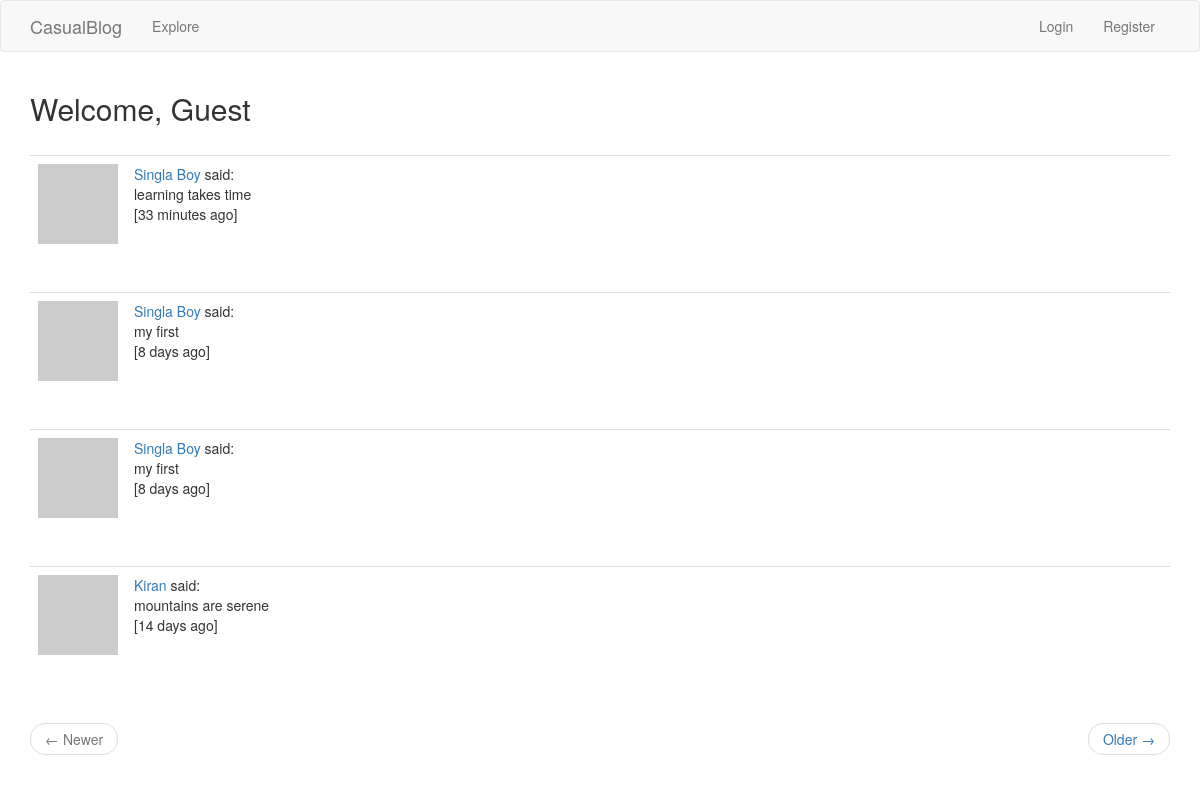
/index, run on the app's committed database.
### app/models.py (models this page shows, shortened)
class PaginatedAPIMixin(object):
	@staticmethod
	def to_collection_dict(query, page, per_page, endpoint, **kwargs):
		resources = query.paginate(page, per_page, False)
		data = {
			'items': [item.to_dict() for item in resources.items],
			'_meta': {
				'page': page,
				'per_page': per_page,
				'total_pages': resources.pages,
				'total_items': resources.total
				},
			'_links': {
				'self':url_for(endpoint, page=page, per_page=per_page, **kwargs),
				'next':url_for(endpoint, page=page+1, per_page=per_page,\
						**kwargs) if resources.has_next else None,
				'prev':url_for(endpoint, page=page-1, per_page=per_page,\
						**kwargs) if resources.has_next else None
				}
		}
		return data

class Blog(db.Model, PaginatedAPIMixin):
	id = db.Column(db.Integer, primary_key = True)
	title = db.Column(db.String(128), unique=True)
	time_stamp = db.Column(db.DateTime, index=True, default=datetime.utcnow)
	body = db.Column(db.String(512))
	user_id = db.Column(db.Integer, db.ForeignKey('user.id'))
	language = db.Column(db.String(5))
	tag = db.Column(db.String(16))

### app/main/routes.py (the view, shortened to what this page needs)
@bp.route('/', methods=['GET','POST'])
@bp.route('/index', methods=['GET','POST'])
def index():
	form = BlogForm()
	page  = request.args.get('page', 1, type=int)
	posts = Blog.query.order_by(Blog.time_stamp.desc()).\
			paginate(page, current_app.config['POST_PER_PAGE'], False)
	next_url = url_for('main.index', page=posts.next_num) if posts.has_next else None
	prev_url = url_for('main.index', page=posts.prev_num) if posts.has_prev else None
	return render_template('index.html', title='Home', posts=posts.items,\
							next_url=next_url, prev_url=prev_url, form=form)

### app/main/routes.py (called while the page is built)
@bp.before_app_request
def before_request():
	if current_user.is_authenticated:
		current_user.last_seen = datetime.utcnow()
		db.session.commit()

### app/models.py (called while the page is built)
	def avatar(self, size):
		digest = md5(self.email.lower().encode('utf-8')).hexdigest()
		return 'https://www.gravatar.com/avatar/{}?d=identicon&s={}'.format(digest, size)

### app/templates/index.html
{% extends "base.html" %}
{% import 'bootstrap/wtf.html' as wtf%}
{% block app_content %}
	{%if current_user.is_anonymous:%}
    <h2>Welcome, Guest</h2>
	{%else%}
	<h3>Spread your thought, {{current_user.username.title()}}!</h3>
	<div classs='row'>
		<div class='col-md-4'>
			{{wtf.quick_form(form)}}
		</div>
	{%endif%}
	<br>
	{% for post in posts %}
		{% include 'user_blog.html' %}
	{% endfor %}
	<nav aria-label='...'>
		<ul class='pager'>
			<li class='previous{% if not prev_url %} disabled {% endif %}'>
			<a href="{{prev_url or '#'}}">
			<span aria-hidden="true">&larr;</span> Newer
			</a>
			</li>
			<li class='next{% if not next_url %} disabled {% endif %}'>
			<a href="{{next_url or '#'}}">
			Older <span aria-hidden='true'>&rarr;</span>
			</a>
			</li>
		</ul>
	</nav>
{% endblock %}

### app/templates/user_blog.html (shortened to what this page needs)
<table class='table table-hover'>
	<tr valign='top'>
		<td width='50px'>
		<a href="{{url_for('main.user', username=post.author.username)}}">
			<img src='{{post.author.avatar(50)}}'/>
		</a>
		</td>
		<td>
			{{ user_link }} said:<br>
			<span>{{post.body}}</span><br>
			[{{moment(post.time_stamp).fromNow()}}]
		</td>
	</tr>
</table>
<br>

### data on the page
Blog: user_link "Singla Boy", body "learning takes time", time_stamp "33 minutes ago"
Blog: user_link "Singla Boy", body "my first", time_stamp "8 days ago"
Blog: user_link "Singla Boy", body "my first", time_stamp "8 days ago"
Blog: user_link "Kiran", body "mountains are serene", time_stamp "14 days ago"
